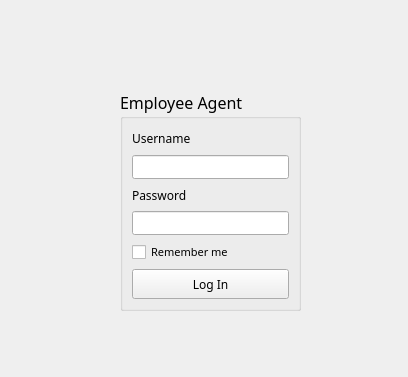
<?xml version="1.0" encoding="UTF-8"?>
<ui version="4.0">
 <class>AuthForm</class>
 <widget class="QWidget" name="AuthForm">
  <property name="geometry">
   <rect>
    <x>0</x>
    <y>0</y>
    <width>408</width>
    <height>377</height>
   </rect>
  </property>
  <property name="windowTitle">
   <string>Form</string>
  </property>
  <widget class="QGroupBox" name="groupBox">
   <property name="geometry">
    <rect>
     <x>120</x>
     <y>90</y>
     <width>181</width>
     <height>221</height>
    </rect>
   </property>
   <property name="font">
    <font>
     <family>Forte</family>
     <pointsize>12</pointsize>
    </font>
   </property>
   <property name="title">
    <string>Employee Agent</string>
   </property>
   <layout class="QVBoxLayout" name="verticalLayout_3">
    <item>
     <layout class="QVBoxLayout" name="verticalLayout">
      <item>
       <widget class="QLabel" name="label">
        <property name="font">
         <font>
          <family>Bahnschrift Light</family>
          <pointsize>9</pointsize>
          <italic>false</italic>
         </font>
        </property>
        <property name="text">
         <string>Username</string>
        </property>
        <property name="buddy">
         <cstring>usernameLine</cstring>
        </property>
       </widget>
      </item>
      <item>
       <widget class="QLineEdit" name="usernameLine">
        <property name="minimumSize">
         <size>
          <width>0</width>
          <height>24</height>
         </size>
        </property>
        <property name="maximumSize">
         <size>
          <width>16777215</width>
          <height>24</height>
         </size>
        </property>
       </widget>
      </item>
      <item>
       <widget class="QLabel" name="label_2">
        <property name="font">
         <font>
          <family>Bahnschrift Light</family>
          <pointsize>9</pointsize>
         </font>
        </property>
        <property name="text">
         <string>Password</string>
        </property>
        <property name="buddy">
         <cstring>passwordLine</cstring>
        </property>
       </widget>
      </item>
      <item>
       <widget class="QLineEdit" name="passwordLine">
        <property name="minimumSize">
         <size>
          <width>0</width>
          <height>24</height>
         </size>
        </property>
        <property name="maximumSize">
         <size>
          <width>16777215</width>
          <height>24</height>
         </size>
        </property>
       </widget>
      </item>
      <item>
       <widget class="QCheckBox" name="checkBox">
        <property name="font">
         <font>
          <family>Bahnschrift Light</family>
          <pointsize>8</pointsize>
         </font>
        </property>
        <property name="text">
         <string>Remember me</string>
        </property>
       </widget>
      </item>
      <item>
       <widget class="QPushButton" name="loginButton">
        <property name="minimumSize">
         <size>
          <width>0</width>
          <height>30</height>
         </size>
        </property>
        <property name="font">
         <font>
          <family>Bahnschrift Light</family>
          <pointsize>9</pointsize>
         </font>
        </property>
        <property name="text">
         <string>Log In</string>
        </property>
        <property name="autoDefault">
         <bool>false</bool>
        </property>
        <property name="default">
         <bool>false</bool>
        </property>
        <property name="flat">
         <bool>false</bool>
        </property>
       </widget>
      </item>
     </layout>
    </item>
   </layout>
  </widget>
 </widget>
 <tabstops>
  <tabstop>usernameLine</tabstop>
  <tabstop>passwordLine</tabstop>
  <tabstop>checkBox</tabstop>
  <tabstop>loginButton</tabstop>
 </tabstops>
 <resources/>
 <connections/>
</ui>
